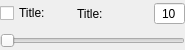
<?xml version="1.0" encoding="UTF-8"?>
<ui version="4.0">
 <class>SliderBox</class>
 <widget class="QWidget" name="SliderBox">
  <property name="geometry">
   <rect>
    <x>0</x>
    <y>0</y>
    <width>185</width>
    <height>50</height>
   </rect>
  </property>
  <property name="windowTitle">
   <string>Form</string>
  </property>
  <layout class="QVBoxLayout" name="verticalLayout">
   <property name="leftMargin">
    <number>0</number>
   </property>
   <property name="topMargin">
    <number>0</number>
   </property>
   <property name="rightMargin">
    <number>0</number>
   </property>
   <property name="bottomMargin">
    <number>0</number>
   </property>
   <item>
    <layout class="QHBoxLayout" name="horizontalLayout_15" stretch="0,0,1">
     <item>
      <widget class="QCheckBox" name="chkTitle">
       <property name="text">
        <string>Title:</string>
       </property>
      </widget>
     </item>
     <item>
      <widget class="QLabel" name="lblTitle">
       <property name="text">
        <string>Title:</string>
       </property>
      </widget>
     </item>
     <item>
      <widget class="QSpinBox" name="txtValue">
       <property name="sizePolicy">
        <sizepolicy hsizetype="Maximum" vsizetype="Fixed">
         <horstretch>0</horstretch>
         <verstretch>0</verstretch>
        </sizepolicy>
       </property>
       <property name="alignment">
        <set>Qt::AlignCenter</set>
       </property>
       <property name="buttonSymbols">
        <enum>QAbstractSpinBox::NoButtons</enum>
       </property>
       <property name="minimum">
        <number>10</number>
       </property>
       <property name="maximum">
        <number>200</number>
       </property>
      </widget>
     </item>
    </layout>
   </item>
   <item>
    <widget class="Slider" name="sliValue">
     <property name="minimum">
      <number>10</number>
     </property>
     <property name="maximum">
      <number>200</number>
     </property>
     <property name="orientation">
      <enum>Qt::Horizontal</enum>
     </property>
    </widget>
   </item>
  </layout>
 </widget>
 <customwidgets>
  <customwidget>
   <class>Slider</class>
   <extends>QSlider</extends>
   <header>slider.h</header>
  </customwidget>
 </customwidgets>
 <resources/>
 <connections/>
</ui>
